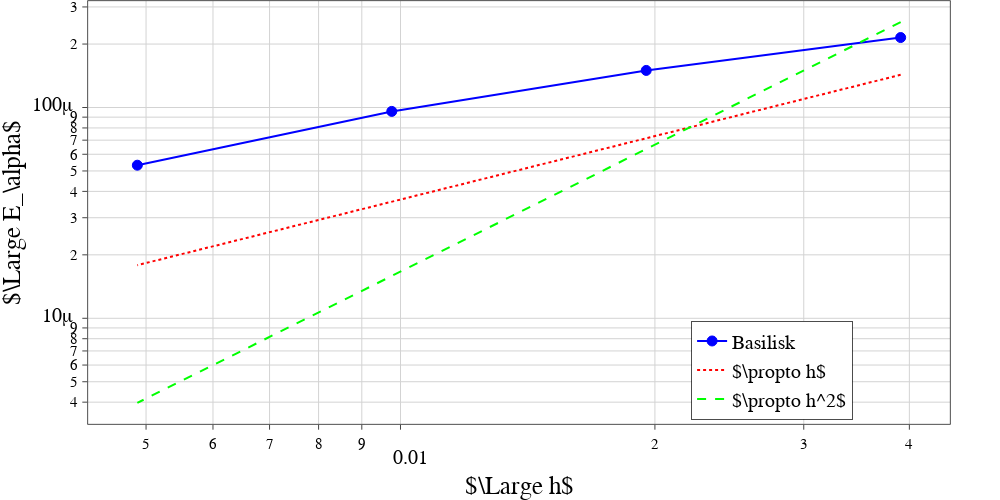

Notebook code cell kept with this figure:
### Code cell
tfix = 0.05
list_x = [] #data_w['t']
list_y = [] #data_w['alpha']
for lev in [8,9,10, 11]:
    try:
        df = data_b[lev]
        list_y.append(abs(df['alpha'][(df['t'] - tfix).abs()< tol].values[0] - data_w['alpha'][data_w['t'] == tfix].values[0]))
        list_x.append(10/2**lev)
    except:
        print('Can\'t read lev=', lev)
    
slope, intercept, r_value, p_value, std_err = linregress(np.log(list_x), np.log(list_y))
print('Slope:', slope)
line_x = np.linspace(list_x[0], list_x[-1], 100)

plot_graph([list_x, line_x, line_x], [list_y, line(line_x,1), line(line_x,2)], names, xtitle=r'$\Large h$', ytitle=r'$\Large E_\alpha$', image_name='Couette_Err_alpha_vs_h.pdf', list_x_fill=[], list_y_fill=[], mode=['markers+lines', 'lines', 'lines', 'lines', 'lines', 'lines'], \
           dash=['solid', 'dot', 'dash', 'longdash', 'longdashdot'], \
           colors=['blue', 'red', 'hsv(120,100,100)', 'green', 'black' ], \
           marker_size=10, xrange =[], yrange = [], \
           marker_style = ['circle', 'circle', 'triangle-down','square', 'diamond', 'cross',  'x-thin', 'cross-thin' ], \
           width=1000, height=500, path=MYPATH, yanchor='auto', y0_anchor=0.01, xanchor='left', x0_anchor=0.7, xlog=True, ylog=True)
